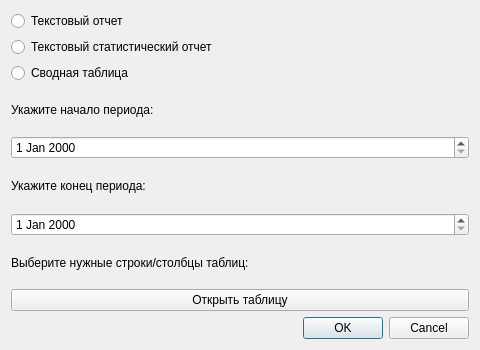
<?xml version="1.0" encoding="UTF-8"?>
<ui version="4.0">
 <class>Dialog</class>
 <widget class="QDialog" name="Dialog">
  <property name="geometry">
   <rect>
    <x>0</x>
    <y>0</y>
    <width>480</width>
    <height>350</height>
   </rect>
  </property>
  <property name="windowTitle">
   <string>Dialog</string>
  </property>
  <layout class="QVBoxLayout" name="verticalLayout_2">
   <item>
    <layout class="QVBoxLayout" name="verticalLayout">
     <item>
      <widget class="QRadioButton" name="radioButton_2">
       <property name="text">
        <string>Текстовый отчет</string>
       </property>
      </widget>
     </item>
     <item>
      <widget class="QRadioButton" name="radioButton_3">
       <property name="text">
        <string>Текстовый статистический отчет</string>
       </property>
      </widget>
     </item>
     <item>
      <widget class="QRadioButton" name="radioButton">
       <property name="text">
        <string>Сводная таблица</string>
       </property>
      </widget>
     </item>
     <item>
      <widget class="QLabel" name="label">
       <property name="text">
        <string>Укажите начало периода:</string>
       </property>
      </widget>
     </item>
     <item>
      <widget class="QDateEdit" name="dateEdit"/>
     </item>
     <item>
      <widget class="QLabel" name="label_2">
       <property name="text">
        <string>Укажите конец периода:</string>
       </property>
      </widget>
     </item>
     <item>
      <widget class="QDateEdit" name="dateEdit_2"/>
     </item>
     <item>
      <widget class="QLabel" name="label_3">
       <property name="text">
        <string>Выберите нужные строки/столбцы таблиц:</string>
       </property>
      </widget>
     </item>
     <item>
      <widget class="QPushButton" name="pushButton">
       <property name="text">
        <string>Открыть таблицу</string>
       </property>
      </widget>
     </item>
    </layout>
   </item>
   <item>
    <widget class="QDialogButtonBox" name="buttonBox">
     <property name="orientation">
      <enum>Qt::Horizontal</enum>
     </property>
     <property name="standardButtons">
      <set>QDialogButtonBox::Cancel|QDialogButtonBox::Ok</set>
     </property>
    </widget>
   </item>
  </layout>
 </widget>
 <resources/>
 <connections>
  <connection>
   <sender>buttonBox</sender>
   <signal>accepted()</signal>
   <receiver>Dialog</receiver>
   <slot>accept()</slot>
   <hints>
    <hint type="sourcelabel">
     <x>248</x>
     <y>254</y>
    </hint>
    <hint type="destinationlabel">
     <x>157</x>
     <y>274</y>
    </hint>
   </hints>
  </connection>
  <connection>
   <sender>buttonBox</sender>
   <signal>rejected()</signal>
   <receiver>Dialog</receiver>
   <slot>reject()</slot>
   <hints>
    <hint type="sourcelabel">
     <x>316</x>
     <y>260</y>
    </hint>
    <hint type="destinationlabel">
     <x>286</x>
     <y>274</y>
    </hint>
   </hints>
  </connection>
 </connections>
</ui>
